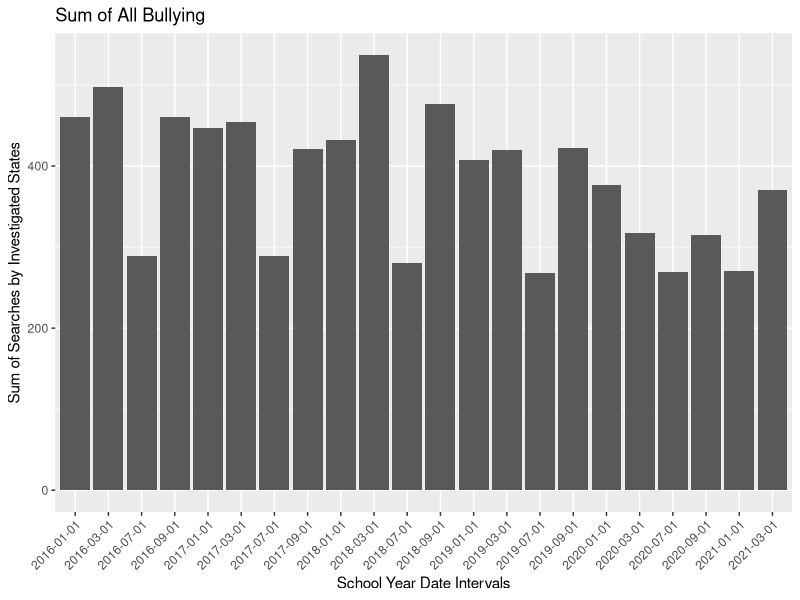
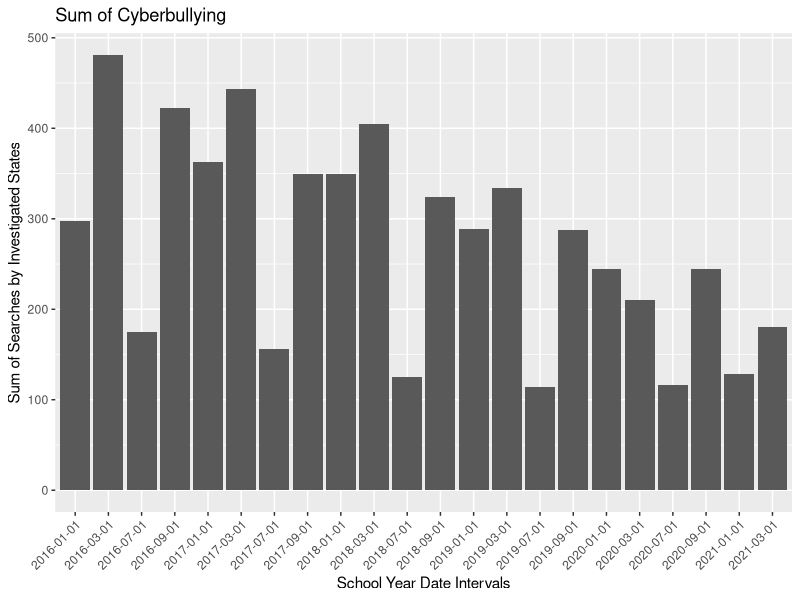
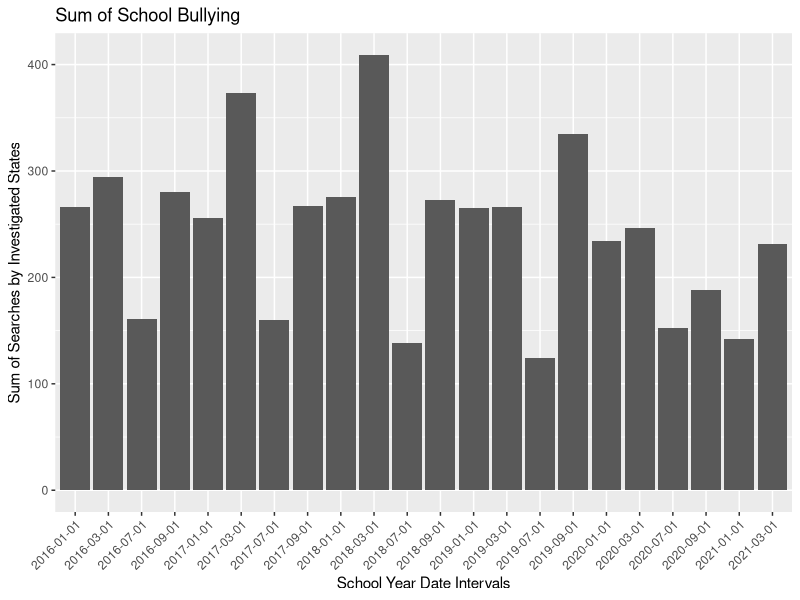
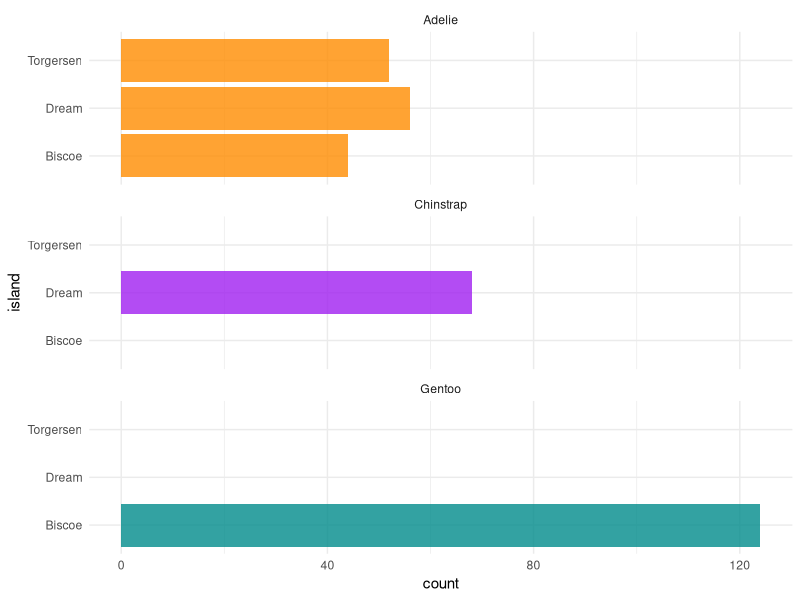
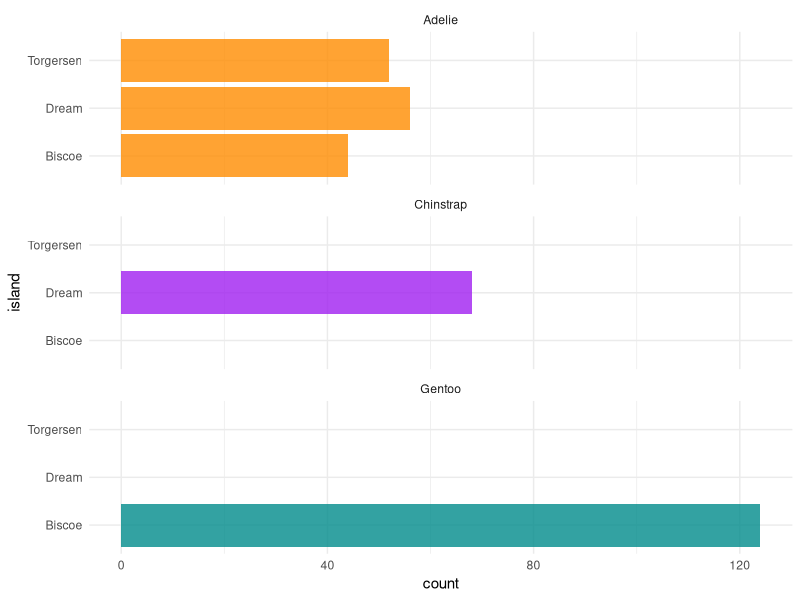

Generate these figures, in order, with R:
## ---- chunk 1
#| include: false
#| warning: false
#| message: false

library(tidyverse)

sum_bully_data <- read.csv(here::here("Outputs/data/sum_bully_data.csv"))
sum_cybully_data <- read.csv(here::here("Outputs/data/sum_cybully_data.csv"))
sum_schbully_data <- read.csv(here::here("Outputs/data/sum_schbully_data.csv"))
## ---- chunk 2
#| label: bullydata
#| fig-cap: 3 graphs lol
#| echo: false
#| warning: false

#### use this code to graph the 3 bully datas ####

sum_bully_data |> ggplot(aes(x = date, y = sum)) + 
  geom_col() +
  theme(axis.text.x = element_text(angle = 45,hjust=1)) +
  labs(
    title = "Sum of All Bullying",
    x = "School Year Date Intervals",
    y = "Sum of Searches by Investigated States"
  )
sum_cybully_data |> ggplot(aes(x = date, y = sum)) + 
  geom_col() +
  theme(axis.text.x = element_text(angle = 45,hjust=1)) +
  labs(
    title = "Sum of Cyberbullying",
    x = "School Year Date Intervals",
    y = "Sum of Searches by Investigated States"
  )
sum_schbully_data |> ggplot(aes(x = date, y = sum)) + 
  geom_col() +
  theme(axis.text.x = element_text(angle = 45,hjust=1)) +
  labs(
    title = "Sum of School Bullying",
    x = "School Year Date Intervals",
    y = "Sum of Searches by Investigated States"
  )

## ---- chunk 3
#| label: fig-bills
#| fig-cap: Bills of penguins
#| echo: false

ggplot(penguins, aes(x = island, fill = species)) +
  geom_bar(alpha = 0.8) +
  scale_fill_manual(values = c("darkorange","purple","cyan4"),
                    guide = "none") +
  theme_minimal() +
  facet_wrap(~species, ncol = 1) +
  coord_flip()
## ---- chunk 4
#| label: fig-billssssss
#| fig-cap: More bills of penguins
#| echo: false
#| fig-width: 8
#| fig-height: 4

ggplot(penguins, aes(x = island, fill = species)) +
  geom_bar(alpha = 0.8) +
  scale_fill_manual(values = c("darkorange","purple","cyan4"),
                    guide = "none") +
  theme_minimal() +
  facet_wrap(~species, ncol = 1) +
  coord_flip()
